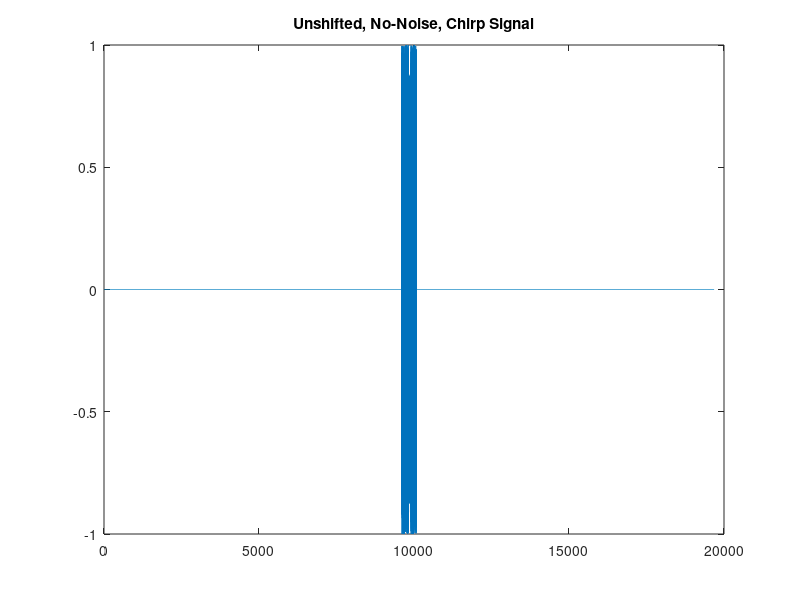
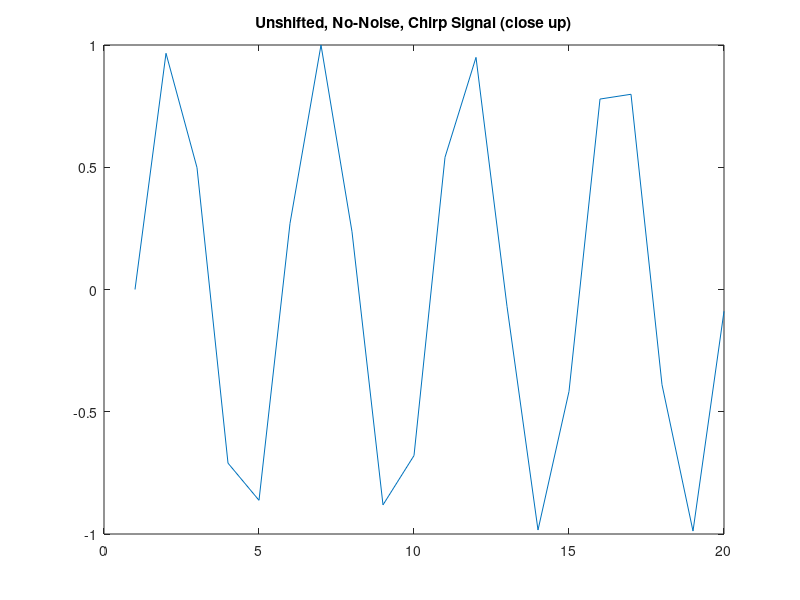
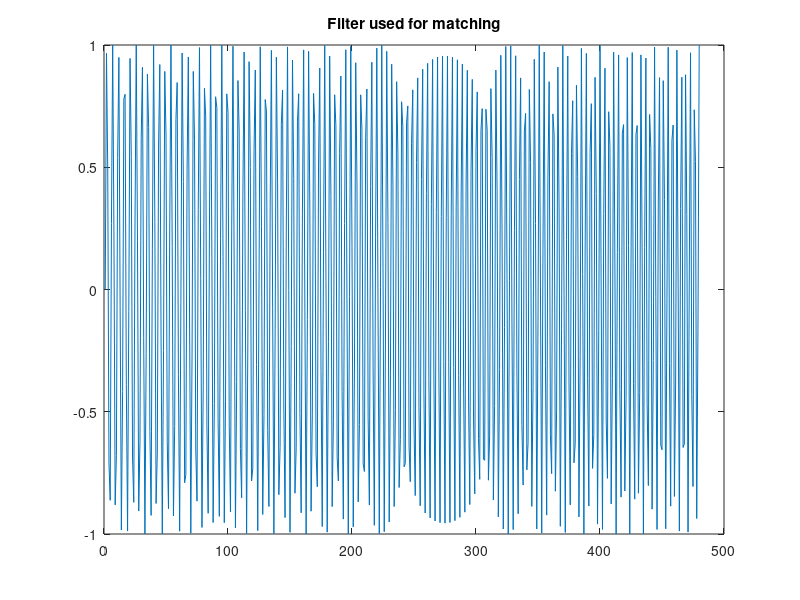
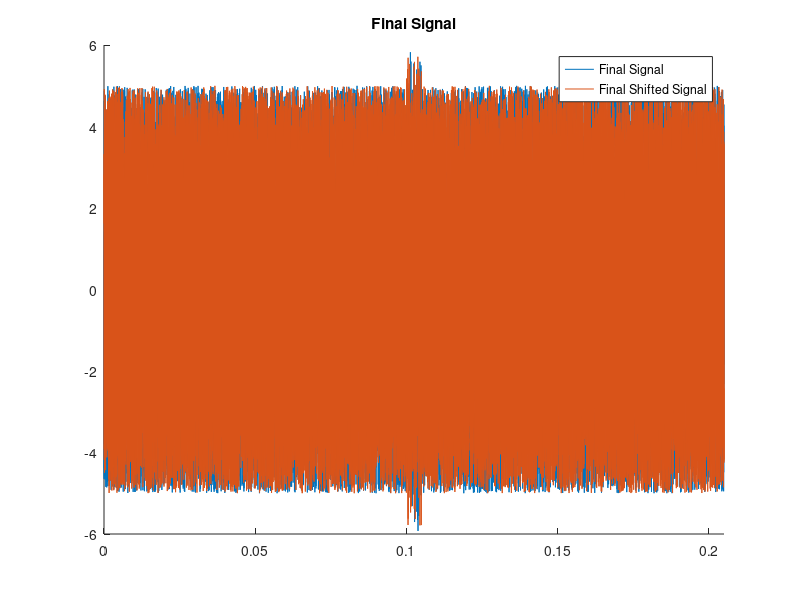

The MATLAB source for these figures, in order:
%% Chirp Filtering

clc;
clear;
close all;

%%

% construct a series of chirps with the desired properties
F0 = 20000;
F1 = 27000;
robot_speed = 3; % m/s
speed_of_sound = 343.2; % m/s
start_doppler = F0 * robot_speed / speed_of_sound;
end_doppler = F1 * robot_speed / speed_of_sound;
number_of_chirps = 1;
adc_sps = 96000; % ensure we're safely above Nyquist's
dt = 1/adc_sps;
signal_T = 0.005;
padding_T = 0.1;
noise = 10;
signal_scale = 1;

t = 0:dt:signal_T-dt;
t_total = 0:dt:signal_T + 2 * padding_T - dt;
padding_t_size = round(padding_T/dt);

% Original Chirp
unshifted_chirp = chirp(t, F0, t(end), F1, 'linear', -90) * signal_scale;
% Doppler Shifted Chirp
shifted_chirp = chirp(t, F0 + start_doppler, t(end), F1 + end_doppler, 'linear', -90) * signal_scale;

% Add padding
padding = zeros(1, padding_t_size);
shifted_padded = [padding shifted_chirp padding];
unshifted_padded = [padding unshifted_chirp padding];

% Add noise
noisey_shifted_signal = shifted_padded + rand(size(shifted_padded)) * noise - noise/2;
noisey_unshifted_signal = unshifted_padded + rand(size(unshifted_padded)) * noise - noise/2;

repeated_shifted_signal = repmat(noisey_shifted_signal, 1, number_of_chirps);
repeated_unshifted_signal = repmat(noisey_unshifted_signal, 1, number_of_chirps);

filter = chirp(t, F0, t(end), F1, 'linear', -90);
flen = size(filter,2);

shifted_matched = zeros(1, size(repeated_shifted_signal,2) - flen);
unshifted_matched = zeros(1, size(repeated_shifted_signal,2) - flen);
for i = (1:size(repeated_shifted_signal,2) - flen)
    window = repeated_shifted_signal(i:i+flen-1)';
    unshifted_window = repeated_unshifted_signal(i:i+flen-1)';
    shifted_matched(1, i) = (filter * window) / 1000;
    unshifted_matched(1, i) = (filter * unshifted_window) / 1000;
end

[unshifted_max_val, unshifted_detection] = max(unshifted_matched);
[shifted_max_val, shifted_detection] = max(shifted_matched);
unshifted_detection = unshifted_detection * dt;
shifted_detection = shifted_detection * dt;

fprintf("Chirping from %fHz to %fHz\n", F0, F1);
fprintf("Robot moving at %fm/s will cause shift of ~%fHz\n", robot_speed, start_doppler);
fprintf("Shifted Chirp will be from %fHz to %fHz\n", F0 + start_doppler, F1 + end_doppler);

disp("Start of chirp detected at");
disp(unshifted_detection);
disp("Start of doppler-shifted chirp detected at");
disp(shifted_detection);
disp("Error with no shift (seconds)");
disp(unshifted_detection - padding_T);
disp("Error with no shift (meters)");
disp((unshifted_detection - padding_T) * speed_of_sound);
disp("Error with dpppler shift (seconds)");
disp(shifted_detection - padding_T);
disp("Error with dpppler  shift (meters)");
disp((shifted_detection - padding_T) * speed_of_sound);

figure;
plot(shifted_padded);
title("Unshifted, No-Noise, Chirp Signal");

figure;
plot(unshifted_chirp(1:20));
title("Unshifted, No-Noise, Chirp Signal (close up)");

figure;
plot(filter);
title("Filter used for matching");

figure;
hold on;
plot(t_total, repeated_unshifted_signal, 'DisplayName', 'Final Signal');
plot(t_total, repeated_shifted_signal, 'DisplayName', 'Final Shifted Signal');
xlim([t_total(1), t_total(end)]);
legend('show');
title("Final Signal");

figure;
hold on;
plot(t_total(1:end-flen), unshifted_matched, 'DisplayName', 'Pattern-Matched');
plot(t_total(1:end-flen), shifted_matched, 'DisplayName', 'Pattern-Matched on Shifted Signal');
xlim([t_total(1), t_total(end)]);
legend('show');
title("Signal Convolved with Pattern");
